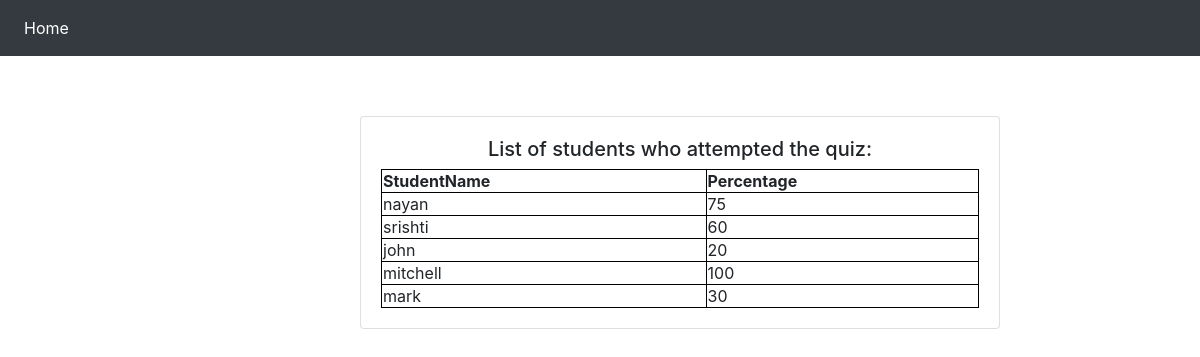
The page /scores/ on the database its author committed.
### testapp/models.py (models this page shows, shortened)
class StudentScores(models.Model):
    StudentName= models.CharField(max_length= 100, null=True)
    MarksObtained= models.IntegerField()

### testapp/views.py (the view)
# urls.py: path('scores/', views.viewScores,name='scores'),
def viewScores(request):
    scores= StudentScores.objects.all()
    context={'scores':scores}
    return render(request,'testapp/scores.html',context)

### testapp/templates/testapp/scores.html (shortened to what this page needs)
{% include 'testapp/nav.html' %}
{% load static %}
<html>
    <head>
        <link rel="stylesheet" href="{% static 'css/scores.css' %}" type="text/css">
        <link rel="stylesheet" href="https://stackpath.bootstrapcdn.com/bootstrap/4.3.1/css/bootstrap.min.css">
    </head>
    <body>
        <div class="card" style="width: 40rem;">
            <div class="card-body">
                <h5>List of students who attempted the quiz:</h5>
                <table style="width:100%">
                    <tr>
                        <th>StudentName</th>
                        <th>Percentage</th>
                    </tr>
                    {% for score in scores %}
                        <tr>
                            <td>{{ score.StudentName }}</td>
                            <td>{{ score.MarksObtained }}</td>
                        </tr>
                    {% endfor %}
                </table>
            </div>
        </div>
    </body>
</html>

### testapp/templates/testapp/nav.html (shortened to what this page needs)
<link rel="stylesheet" href="https://stackpath.bootstrapcdn.com/bootstrap/4.3.1/css/bootstrap.min.css">
<nav class="navbar navbar-expand-lg navbar-dark bg-dark">
  <div class="collapse navbar-collapse" id="navbarNav">
    <ul class="navbar-nav">
      <li class="nav-item active">
        <a class="nav-link" href="{% url 'home' %}">Home</a>
      </li>
    </ul>
  </div>
</nav>

### static/css/scores.css (style rules this page uses)
table, th, td { border: 1px solid black; }
.card { margin-left: 30%; margin-right: 30%; width: auto; margin-top: 5%; background-color:azure; }
.card-body { text-align:center; }

### static/css/background.css (style rules this page uses)
body { background-image: url("https://i.pinimg.com/originals/5c/f2/66/5cf2660af5f4214def7166dc7a7c8062.jpg"); }

### rows shown on the page
StudentScores: StudentName "nayan", MarksObtained "75"
StudentScores: StudentName "srishti", MarksObtained "60"
StudentScores: StudentName "john", MarksObtained "20"
StudentScores: StudentName "mitchell", MarksObtained "100"
StudentScores: StudentName "mark", MarksObtained "30"
